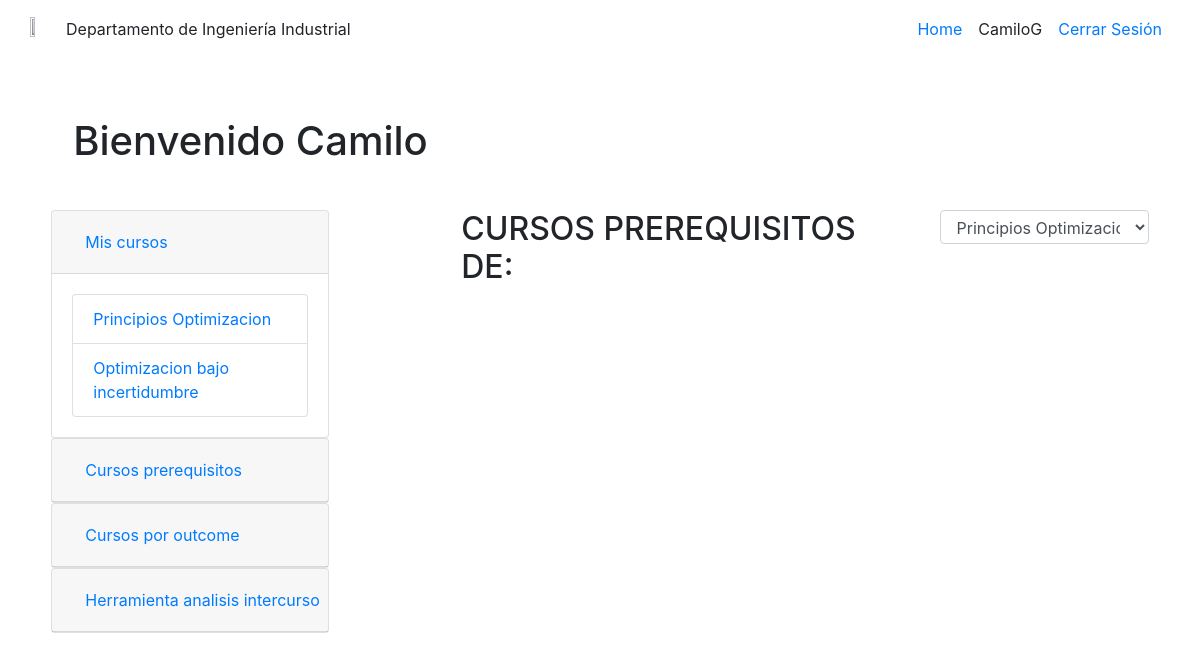
Page /cursosprerequisito (signed in) on the committed database.
### herramienta/models.py (models this page shows, shortened)
class Curso (models.Model):
    nombre = models.CharField(max_length=100)
    nombreCorto = models.CharField(max_length=100)
    area = models.CharField(max_length=100)
    prerequisitos= models.ManyToManyField('Curso',blank=True)
    semestre= models.IntegerField()
    class Meta:
        verbose_name = 'Curso'
        verbose_name_plural = 'Cursos'

### herramienta/views.py (the view)
# urls.py: url(r'^cursosprerequisito$', views.cursos_prerequisito, name='cursosprerequisito'),
@login_required
def cursos_prerequisito(request):
    cursos = models.Profesor.objects.get(username=request.user.username).cursos.all()
    return render(request, 'cursosPrerequisitos.html',{'cursos':cursos})

### herramienta/templates/cursosPrerequisitos.html (shortened to what this page needs)
{% extends "home.html" %}
{% load staticfiles %}
{% block courses %}
<div>
    <div class="row">
     <div class="container col-8">
     <h2>CURSOS PREREQUISITOS DE:</h2>
      </div>
   <div class="container col-4">
     <select id="cursosSelect" class="form-control" onchange="getCursos()">
        {%for curso in cursos %}
         <option value="{{curso.nombre}}">{{curso.nombre}}</option>
        {%endfor%}
      </select>
   </div>
   </div>
</div>
{% endblock %}

### herramienta/templates/home.html (shortened to what this page needs)
{% extends "base.html" %}
{% load staticfiles %}
{% block content %}
{% if not user.is_authenticated%}
<div class="row" style="background: #000;" >
    <div class="containter col-11" style="padding: 3%">
            <h1 class="banner "align="center">Medicion de outcomes ABET</h1>
    </div>
</div>
<div class="row">
    <div class="container col-8" align="center" style="padding: 2%">
        <h2>Outcomes - ABET</h2>
    <table border="0" cellpadding="0" align="center">
					<tbody>
						<tr>
							<td><img src="https://industrial.uniandes.edu.co/recursos/imagenes/ObjetivosEdu/letras_03.png" border="0" alt="" width="19" height="21" style="margin-left: 0px; margin-right: 10px; border: 0px;">
							</td>
							<td style="text-align: justify;">Apply knowledge of mathematics, science, and engineering.</td>
						</tr>
						<tr>
							<td><img src="https://industrial.uniandes.edu.co/recursos/imagenes/ObjetivosEdu/letras_09.png" border="0" alt="" width="19" height="21" style="margin-left: 0px; margin-right: 10px; border: 0px;">
							</td>
							<td style="text-align: justify;">Design and conduct experiments, and analyze and interpret data.</td>
						</tr>
						<tr>
							<td align="left" valign="top"><img src="https://industrial.uniandes.edu.co/recursos/imagenes/ObjetivosEdu/letras_12.png" border="0" alt="" width="19" height="22" style="margin-left: 0px; margin-right: 10px; border: 0px;">
							</td>
							<td style="text-align: justify;">Design a system, component, or process to meet desired needs within realistic constraints such as those of economic, environmental, social, political, ethical, health and safety, manufacturability and sustainability nature.</td>
						</tr>
						<tr>
							<td><img src="https://industrial.uniandes.edu.co/recursos/imagenes/ObjetivosEdu/letras_18.png" border="0" alt="" width="19" height="20" style="margin-left: 0px; margin-right: 10px; border: 0px;">
							</td>
							<td style="text-align: justify;">Function in multidisciplinary teams.</td>
						</tr>
						<tr>
							<td><img src="https://industrial.uniandes.edu.co/recursos/imagenes/ObjetivosEdu/letras_21.png" border="0" alt="" width="19" height="21" style="margin-left: 0px; margin-right: 10px; border: 0px;">
							</td>
							<td style="text-align: justify;">Identify, formulate, and solve engineering problems.</td>
						</tr>
						<tr>
							<td><img src="https://industrial.uniandes.edu.co/recursos/imagenes/ObjetivosEdu/letras_23.png" border="0" alt="" width="19" height="21" style="margin-left: 0px; margin-right: 10px; border: 0px;">
							</td>
							<td style="text-align: justify;">Develop an understanding of professional and ethical responsibility.</td>
						</tr>
						<tr>
							<td><img src="https://industrial.uniandes.edu.co/recursos/imagenes/ObjetivosEdu/letras_25.png" border="0" alt="" width="19" height="22" style="margin-left: 0px; margin-right: 10px; border: 0px;">
							</td>
							<td style="text-align: justify;">Communicate effectively.</td>
						</tr>
						<tr>
							<td align="left" valign="top"><img src="https://industrial.uniandes.edu.co/recursos/imagenes/ObjetivosEdu/letras_05.png" border="0" alt="" width="19" height="21" style="margin-left: 0px; margin-right: 10px; border: 0px;">
							</td>
							<td style="text-align: justify;">The broad education necessary to understand the impact of engineering solutions in a global, economic, environmental, and societal context.</td>
						</tr>
						<tr>
							<td align="left" valign="top"><img src="https://industrial.uniandes.edu.co/recursos/imagenes/ObjetivosEdu/letras_11.png" border="0" alt="" width="19" height="21" style="margin-left: 0px; margin-right: 10px; border: 0px;">
							</td>
							<td style="text-align: justify;">Acquire the broad education necessary to understand the impact of engineering solutions on global, economic, environmental, and societal contexts.</td>
						</tr>
						<tr>
							<td><img src="https://industrial.uniandes.edu.co/recursos/imagenes/ObjetivosEdu/letras_15.png" border="0" alt="" width="19" height="22" style="margin-left: 0px; margin-right: 10px; border: 0px;">
							</td>
							<td style="text-align: justify;">Acknowledge the need for engaging in lifelong learning.</td>
						</tr>
						<tr>
							<td align="left" valign="top"><img src="https://industrial.uniandes.edu.co/recursos/imagenes/ObjetivosEdu/letras_17.png" border="0" alt="" width="19" height="21" style="margin-left: 0px; margin-right: 10px; border: 0px;">
							</td>
							<td style="text-align: justify;">Use the techniques, skills, and modern engineering tools necessary for the practice of engineering.</td>
						</tr>
					</tbody>
				</table>
        </div>
</div>
<div class="row">
	<div class="container col-2" align="center" style="padding: 2%">
		<select id="outcomesSelect" onchange="getMedidas()" class="form-control">
				{%for outcome in outcomes %}
				 	<option value="{{outcome.literal}}">outcome {{outcome.literal}}</option>
				{%endfor%}
		</select>
	</div>
</div>
<div class="row">
	<div class="container col-8" align="center" style="padding: 2%">
		<div id="vis">
		</div>
	</div>
</div>
<script>
	function getMedidas(){
	var dataa={"outcome": $("#outcomesSelect").children("option:selected").val()};
	$.ajax({
  type: "POST",
  url: '/medidasoutcome',
  data: dataa,
  success: function (data) {
	var graphdata=[];
	 $.each(JSON.parse(data), function (i, item) {
	console.log(item.fields)
	graphdata.push(item.fields)
	});
	console.log(graphdata);
	var vlSpec = {
        $schema: 'https://vega.github.io/schema/vega-lite/v3.json',
		"width": 400,
  		"height": 300,
        data: {
          values: graphdata
        },
        mark: 'bar',
        encoding: {
          x: {field: 'periodo', type: 'nominal'},
          y: {
            aggregate: 'average',
            field: 'valor',
            type: 'quantitative',
            axis: {
              title: 'promedio'
            },
          },
			"color": {
			  "field": "periodo",
			  "type": "nominal"
			}
        }
      };
      // Embed the visualization in the container with id `vis`
      vegaEmbed('#vis', vlSpec);
		},
	});
	}
	$( document ).ready(function() {
    getMedidas();
	});
</script>
{% else %}
<div class="row">
    <div class="container col-11" style="padding:3%">
        <h1>Bienvenido {{request.user.first_name}}</h1>
    </div>
</div>
<div class="row">
    <div class="container col-3">
        <div id="accordion">
 <div class="card">
    <div class="card-header" id="headingOne">
      <h5 class="mb-0">
        <button class="btn btn-link collapsed" data-toggle="collapse" data-target="#collapseOne" aria-expanded="false" aria-controls="collapseOne">
                Mis cursos
        </button>
      </h5>
    </div>
    <div id="collapseOne" class="collapse show" aria-labelledby="headingOne" data-parent="#accordion">
      <div class="card-body">
		  <ul class="list-group">
			  {% for curso in cursos %}
			  <li class="list-group-item"><a href="{% url 'curso' curso.id %}">{{curso.nombre}}</a></li>
			  {% endfor %}
		  </ul>
      </div>
    </div>
  </div>
  <div class="card">
    <div class="card-header" id="headingTwo">
      <h5 class="mb-0">
          <a href="{% url 'cursosprerequisito' %}">
            <button class="btn btn-link collapsed"  aria-expanded="false" aria-controls="collapseTwo">
                Cursos prerequisitos
            </button>
          </a>
      </h5>
    </div>
  </div>
  <div class="card">
    <div class="card-header" id="headingThree">
      <h5 class="mb-0">
          <a href="{% url 'cursosoutcome' %}">
            <button class="btn btn-link collapsed"  aria-expanded="false" aria-controls="collapseThree">
              Cursos por outcome
            </button>
          </a>
      </h5>
    </div>
  </div>
			<div class="card">
    <div class="card-header" id="headingFour">
      <h5 class="mb-0">
          <a href="{% url 'herramientaAnalisis' %}">
            <button class="btn btn-link collapsed"  aria-expanded="false" aria-controls="collapseFour">
				Herramienta analisis intercurso
            </button>
          </a>
      </h5>
    </div>
  </div>
</div>
    </div>
    <div class="container col-7">
        {% block courses %}{% endblock %}
    </div>
</div>
{% endif %}
{% endblock %}

### herramienta/templates/base.html (shortened to what this page needs)
{% load staticfiles %}
<!DOCTYPE html>
<html>
    <head>
        <link href="{%  static 'css/bootstrap.min.css' %}" rel="stylesheet">
        <link href="{% static 'css/shop-homepage.css' %}" rel="stylesheet">
    </head>
    <body>
        <nav class="navbar navbar-expand  fixed-top" style="background: white">
            <div class="container" >
                <a class="navbar-brand" href="https://uniandes.edu.co">
                    <img src="https://investigaciones.uniandes.edu.co/wp-content/themes/vicerrectoria001/images/logo.png" width="50%" height="50%" alt="">
                </a>
                <div class="collapse navbar-collapse" id="navbarResponsive">
                  <span class="navbar-text">
                        Departamento de Ingeniería Industrial
                    </span>
                    <ul class="navbar-nav ml-auto">
                        <li class="nav-item active">
                            <a class="nav-link" href="{% url 'index' %}">Home
                            </a>
                        </li>
                         {% if not user.is_authenticated %}
                        <li class="nav-item">
                            <a id="login" class="nav-link" href="{% url 'loginview' %}">Login</a>
                        </li>
                        {% else %}
                        <li class="nav-item">
                            <a class="nav-link" >{{ request.user.username }}</a>
                        </li>
                        <li class="nav-item">
                            <a id="cerrar_sesion" class="nav-link" href="{% url 'logout' %}">Cerrar Sesión</a>
                        </li>
                        {% endif %}
               </ul>
                </div>
            </div>
        </nav>
        {% block content %}{% endblock %}
    </body>
</html>

### static/css/shop-homepage.css (style rules this page uses)
body { padding-top: 80px; }
@media (min-width: 992px) { body { padding-top: 80px; } }

### herramienta/templates/base.html (style rules this page uses)
select.form-control:not([size]):not([multiple]) { height: 34px; }

### rows in the picture
Curso: nombre "Principios Optimizacion"
Curso: nombre "Optimizacion bajo incertidumbre"

### other values in the picture
{{ request.user.username }} "CamiloG"
{{ request.user.first_name }} "Camilo"
form field value "Principios Optimizacion"
